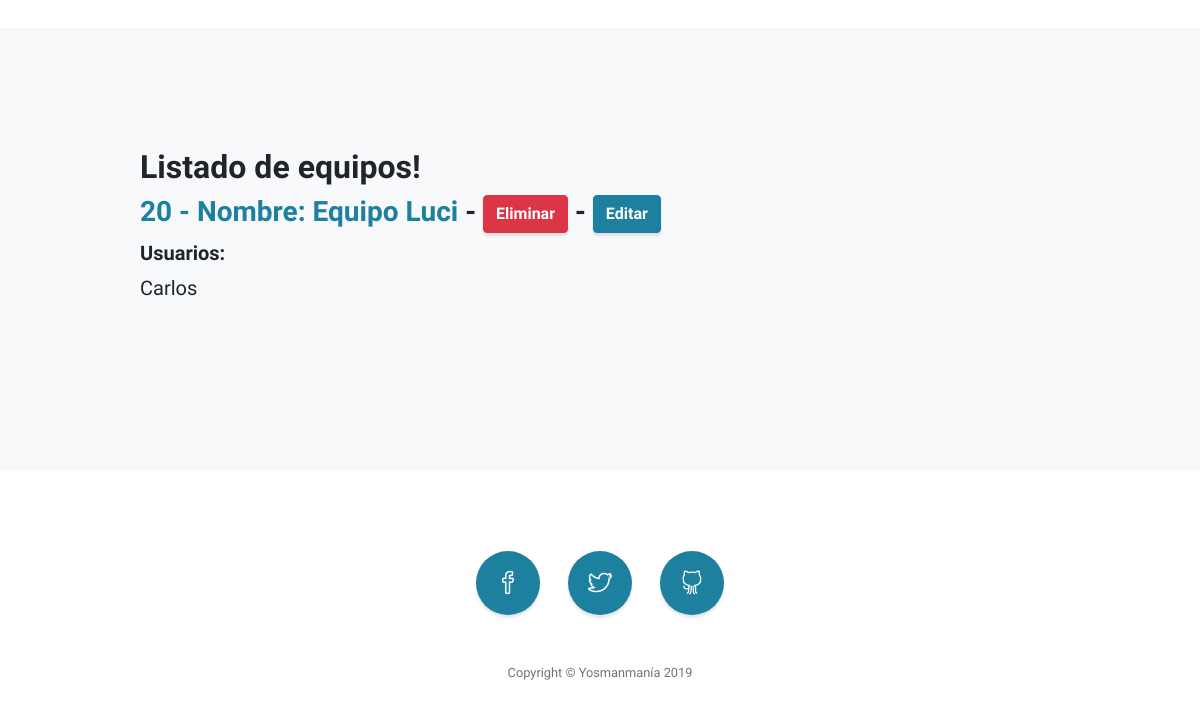
The page /app/team_list/ (lower part) on the database as committed earlier.
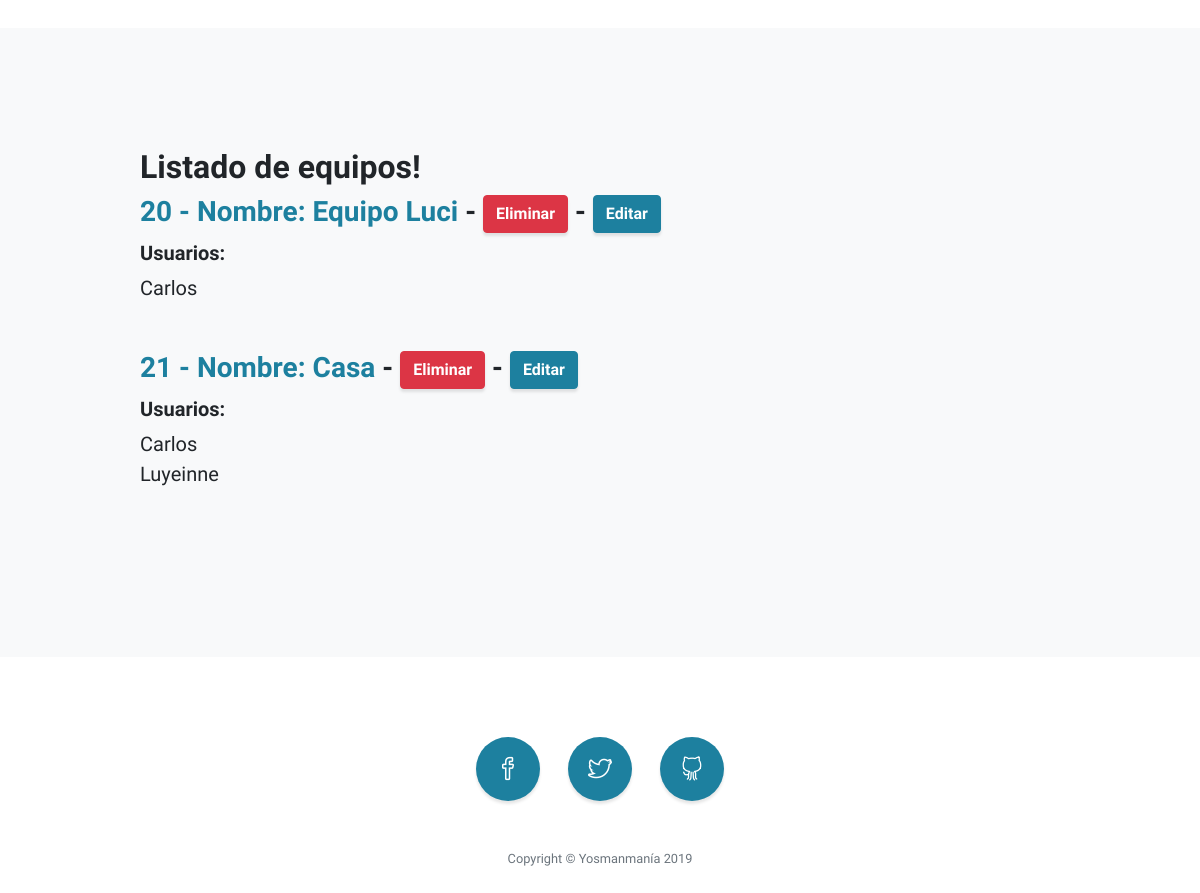
The same page on the database as committed later.
### app/models.py (models this page shows, shortened)
class Team(models.Model):
    name = models.CharField(
        max_length=200,
        verbose_name='Nombre',
        help_text='Nombre del equipo'
    )
    user = models.ManyToManyField(
        User,
        verbose_name='Usuario',
        help_text='Usuarios que hacen parte del equipo'
    )
    class Meta:
        verbose_name = 'Equipo'
        verbose_name_plural = 'Equipos'

class User(AbstractBaseUser):
    username = models.CharField(
        max_length=200,
        verbose_name='nombre',
        default='name'
    )
    charge = models.CharField(
        max_length=200,
        verbose_name='Cargo',
        default='test'
    )
    salary = models.CharField(
        max_length=200,
        verbose_name='Salario',
    )
    income_date = models.DateField(
        verbose_name='Fecha de ingreso',
        auto_now=False
    )
    email = models.EmailField(
        verbose_name='email address',
        default='email@demo.co'
    )
    is_active = models.BooleanField(
        verbose_name='Estado',
        default=True
    )
    USERNAME_FIELD = 'email'
    REQUIRED_FIELDS = []
    def __str__(self):
        return self.username
    class Meta:
        verbose_name = 'Usuario'
        verbose_name_plural = 'Usuarios'

### app/views.py (the view)
class TeamListView(ListView):
    model = models.Team
    template = 'team_list.html'
    def get_context_data(self, **kwargs):
        context = super().get_context_data(**kwargs)
        return context
    def get_queryset(self):
        queryset = models.Team.objects.all()
        return queryset

### app/templates/team_list.html (shortened to what this page needs)
<!DOCTYPE html>
<html lang="en">
<head>
  <link href="/static/vendor/bootstrap/css/bootstrap.min.css" rel="stylesheet">
  <link href="/static/vendor/fontawesome-free/css/all.min.css" rel="stylesheet" type="text/css">
  <link href="/static/vendor/simple-line-icons/css/simple-line-icons.css" rel="stylesheet">
  <link href="/static/css/stylish-portfolio.min.css" rel="stylesheet">
</head>
<body id="page-top">
  <section >
    <br>
    <br>
    <br>
    <br>
    <br>
    <br>
  </section>
  <section class="content-section bg-light" id="about">
    <div class="container">
      <div class="row">
        <div class="col-lg-10 mx-auto">
          <h2>Listado de equipos!</h2>
            {% for team in object_list %}
            <h3 class="team-item__header-title">
                <a href="/app/team/{{ team.id }}/"> {{ team.id }} - Nombre: {{ team.name }}</a>
                - <a href="/app/team-delete/{{ team.id }}/" class="btn btn-danger">Eliminar</a>
                - <a href="/app/team_update/{{ team.id }}/" class="btn btn-primary">Editar</a>
            </h3>
                <h5>Usuarios:</h5>
                <p class="lead mb-5">
                    {% for user in team.user.all %}
                        {{ user }} <br>
                    {% endfor %}
                </p>
            {% empty %}
                <p class="lead mb-5">No hay resultados</p>
            {% endfor %}
        </div>
      </div>
    </div>
  </section>
  <footer class="footer text-center">
    <div class="container">
      <ul class="list-inline mb-5">
        <li class="list-inline-item">
          <a class="social-link rounded-circle text-white mr-3" href="#">
            <i class="icon-social-facebook"></i>
          </a>
        </li>
        <li class="list-inline-item">
          <a class="social-link rounded-circle text-white mr-3" href="#">
            <i class="icon-social-twitter"></i>
          </a>
        </li>
        <li class="list-inline-item">
          <a class="social-link rounded-circle text-white" href="#">
            <i class="icon-social-github"></i>
          </a>
        </li>
      </ul>
      <p class="text-muted small mb-0">Copyright &copy; Yosmanmanía 2019</p>
    </div>
  </footer>
</body>
</html>

Rows that differ between the two databases and show on the page:
added Team: id "21", name "Casa", User (username "Carlos")
added User: username "Luyeinne", shown under "21"
